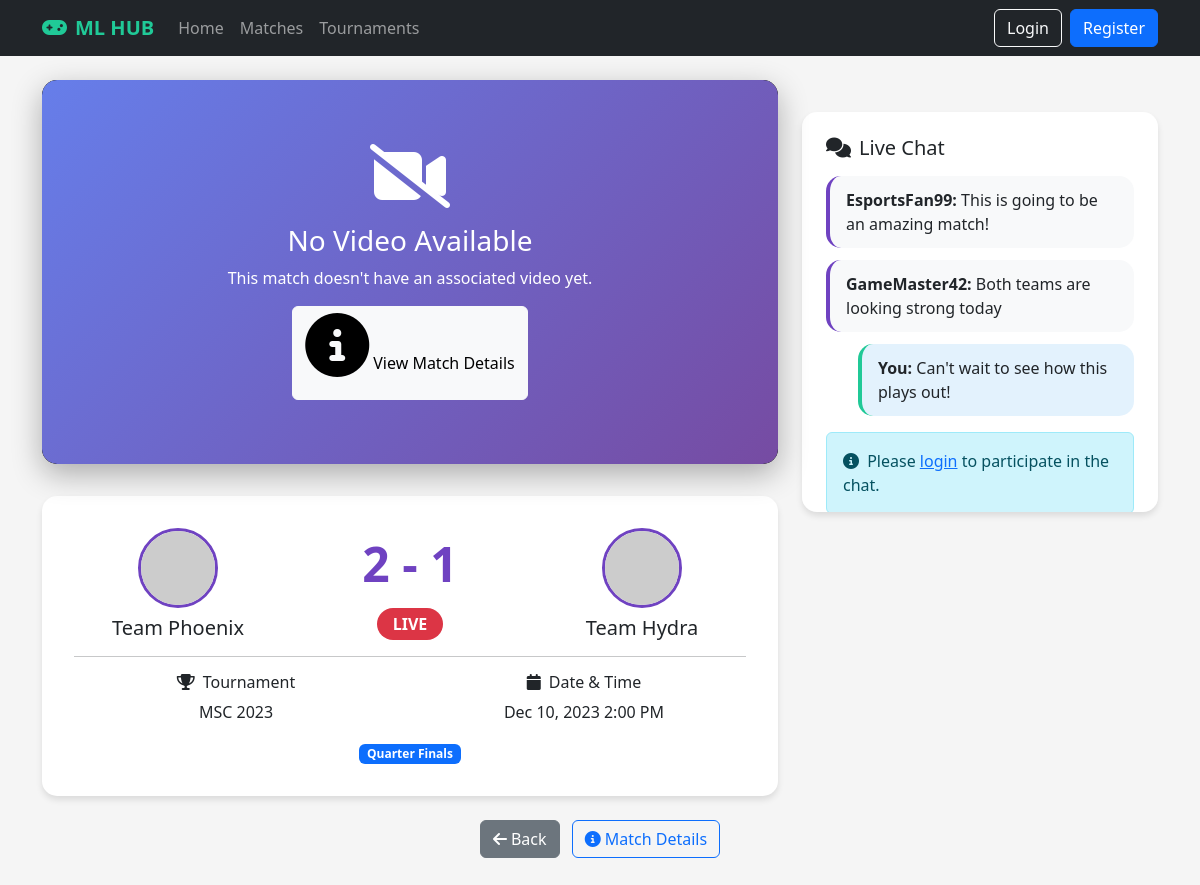
Page /watch.php?id=1 on the committed database.
### tables this page shows
CREATE TABLE IF NOT EXISTS matches (
    id INT AUTO_INCREMENT PRIMARY KEY,
    tournament_id INT NOT NULL,
    team1_id INT NOT NULL,
    team2_id INT NOT NULL,
    scheduled_time DATETIME NOT NULL,
    status ENUM('scheduled', 'live', 'completed', 'cancelled') DEFAULT 'scheduled',
    score_team1 INT DEFAULT 0,
    score_team2 INT DEFAULT 0,
    round VARCHAR(50),
    created_at TIMESTAMP DEFAULT CURRENT_TIMESTAMP,
    FOREIGN KEY (tournament_id) REFERENCES tournaments(id) ON DELETE CASCADE,
    FOREIGN KEY (team1_id) REFERENCES teams(id) ON DELETE CASCADE,
    FOREIGN KEY (team2_id) REFERENCES teams(id) ON DELETE CASCADE
);

CREATE TABLE IF NOT EXISTS teams (
    id INT AUTO_INCREMENT PRIMARY KEY,
    name VARCHAR(100) NOT NULL,
    description TEXT,
    logo_url VARCHAR(255),
    created_at TIMESTAMP DEFAULT CURRENT_TIMESTAMP
);

CREATE TABLE IF NOT EXISTS tournaments (
    id INT AUTO_INCREMENT PRIMARY KEY,
    name VARCHAR(100) NOT NULL,
    description TEXT,
    start_date DATE NOT NULL,
    end_date DATE NOT NULL,
    status ENUM('upcoming', 'ongoing', 'completed', 'cancelled') DEFAULT 'upcoming',
    bracket_type ENUM('single_elimination', 'double_elimination', 'swiss', 'round_robin') DEFAULT 'single_elimination',
    prize_pool DECIMAL(10,2),
    max_participants INT,
    entry_fee DECIMAL(10,2) DEFAULT 0.00,
    rules TEXT,
    stream_url VARCHAR(500),
    twitch_channel VARCHAR(100),
    youtube_channel VARCHAR(100),
    facebook_page VARCHAR(100),
    registration_deadline DATETIME,
    check_in_start DATETIME,
    check_in_end DATETIME,
    created_by INT NOT NULL,
    created_at TIMESTAMP DEFAULT CURRENT_TIMESTAMP,
    updated_at TIMESTAMP DEFAULT CURRENT_TIMESTAMP ON UPDATE CURRENT_TIMESTAMP,
    FOREIGN KEY (created_by) REFERENCES users(id) ON DELETE CASCADE
);

### watch.php (the view, shortened to what this page needs)
<?php
require_once 'config.php';
$isLoggedIn = isset($_SESSION['user_id']);
$userRole = $isLoggedIn ? $_SESSION['role'] : 'user';
$username = $isLoggedIn ? $_SESSION['username'] : '';
$matchId = isset($_GET['id']) ? (int)$_GET['id'] : 0;
try {
    $stmt = $pdo->prepare("
        SELECT m.*, t1.name as team1_name, t2.name as team2_name, tr.name as tournament_name
		FROM matches m
		JOIN teams t1 ON m.team1_id = t1.id
		JOIN teams t2 ON m.team2_id = t2.id
		JOIN tournaments tr ON m.tournament_id = tr.id
        WHERE m.id = ?
    ");
    $stmt->execute([$matchId]);
	$match = $stmt->fetch();
    function getYouTubeEmbedUrl($url) {
        if (empty($url)) return null;
        return null;
    }
    $embedUrl = getYouTubeEmbedUrl($match['video_url'] ?? '');
    $backUrl = 'matches.php';
    if (!empty($_SERVER['HTTP_REFERER'])) {
        $referer = $_SERVER['HTTP_REFERER'];
        $parsedRef = parse_url($referer);
        if (!empty($parsedRef['host']) && (!isset($_SERVER['HTTP_HOST']) || strcasecmp($parsedRef['host'], $_SERVER['HTTP_HOST']) === 0)) {
            $backUrl = $referer;
        }
    }
} catch (PDOException $e) {
    error_log('Watch page error: ' . $e->getMessage());
    header('Location: matches.php');
    exit();
}
?>
<!DOCTYPE html>
<html lang="en">
<head>
	<link href="https://cdn.jsdelivr.net/npm/bootstrap@5.3.0/dist/css/bootstrap.min.css" rel="stylesheet">
    <link rel="stylesheet" href="https://cdnjs.cloudflare.com/ajax/libs/font-awesome/6.4.0/css/all.min.css">
</head>
<body>
    <nav class="navbar navbar-expand-lg navbar-dark sticky-top">
		<div class="container">
            <a class="navbar-brand" href="index.php">
                <i class="fas fa-gamepad me-2"></i>ML HUB
            </a>
            <div class="collapse navbar-collapse" id="navbarNav">
                <ul class="navbar-nav me-auto">
                    <li class="nav-item">
                        <a class="nav-link" href="index.php">Home</a>
                    </li>
                    <li class="nav-item">
                        <a class="nav-link" href="matches.php">Matches</a>
                    </li>
                    <li class="nav-item">
                        <a class="nav-link" href="tournaments.php">Tournaments</a>
                    </li>
                </ul>
                <div class="d-flex align-items-center">
                    <?php if ($isLoggedIn): ?>
                        <div class="dropdown">
                            <a class="btn btn-outline-light dropdown-toggle" href="#" role="button" data-bs-toggle="dropdown">
                                <i class="fas fa-user me-1"></i> <?php echo htmlspecialchars($username); ?>
                            </a>
                            <ul class="dropdown-menu">
                                <li><a class="dropdown-item" href="profile.php">Profile</a></li>
                                <?php if ($userRole === 'admin' || $userRole === 'super_admin'): ?>
                                    <li><a class="dropdown-item" href="admin_dashboard.php">Admin Dashboard</a></li>
                                <?php elseif ($userRole === 'user'): ?>
                                    <li><a class="dropdown-item" href="user_dashboard.php">User Dashboard</a></li>
                                <?php endif; ?>
                                <li><hr class="dropdown-divider"></li>
                                <li><a class="dropdown-item" href="logout.php">Logout</a></li>
                            </ul>
                        </div>
                    <?php else: ?>
                        <a href="login.php" class="btn btn-outline-light me-2">Login</a>
                        <a href="register.php" class="btn btn-primary">Register</a>
                    <?php endif; ?>
                </div>
			</div>
		</div>
	</nav>
    <div class="container mt-4">
        <div class="row">
            <div class="col-lg-8">
                <div class="video-container">
                    <?php if ($embedUrl): ?>
                        <div class="video-wrapper">
                            <iframe src="<?php echo htmlspecialchars($embedUrl); ?>?rel=0&autoplay=1"
                                    allowfullscreen
                                    allow="accelerometer; autoplay; clipboard-write; encrypted-media; gyroscope; picture-in-picture">
                            </iframe>
                        </div>
                    <?php else: ?>
                        <div class="no-video">
                            <i class="fas fa-video-slash"></i>
                            <h3>No Video Available</h3>
                            <p>This match doesn't have an associated video yet.</p>
                            <a href="match_details.php?id=<?php echo $match['id']; ?>" class="btn btn-light">
                                <i class="fas fa-info-circle me-1"></i>View Match Details
                            </a>
                        </div>
                    <?php endif; ?>
                </div>
                <div class="match-info">
                    <div class="row align-items-center">
                        <div class="col-md-4 text-center">
                            <img src="https://placehold.co/80x80" class="team-logo mb-2" alt="<?php echo htmlspecialchars($match['team1_name']); ?>">
                            <h5 class="mb-0"><?php echo htmlspecialchars($match['team1_name']); ?></h5>
                        </div>
                        <div class="col-md-4 text-center">
                            <div class="score-display"><?php echo $match['score_team1'] . ' - ' . $match['score_team2']; ?></div>
                            <div class="mt-2">
                                <?php
                                $statusClass = '';
                                $statusText = '';
                                switch($match['status']) {
                                    case 'live':
                                        $statusClass = 'bg-danger live-indicator';
                                        $statusText = 'LIVE';
                                        break;
                                }
                                ?>
                                <span class="badge <?php echo $statusClass; ?> status-badge"><?php echo $statusText; ?></span>
                            </div>
                        </div>
                        <div class="col-md-4 text-center">
                            <img src="https://placehold.co/80x80" class="team-logo mb-2" alt="<?php echo htmlspecialchars($match['team2_name']); ?>">
                            <h5 class="mb-0"><?php echo htmlspecialchars($match['team2_name']); ?></h5>
                        </div>
                    </div>
                    <hr>
                    <div class="row text-center">
                        <div class="col-md-6">
                            <h6><i class="fas fa-trophy me-2"></i>Tournament</h6>
                            <p class="mb-0"><?php echo htmlspecialchars($match['tournament_name']); ?></p>
                        </div>
                        <div class="col-md-6">
                            <h6><i class="fas fa-calendar me-2"></i>Date & Time</h6>
                            <p class="mb-0"><?php echo date('M j, Y g:i A', strtotime($match['scheduled_time'])); ?></p>
                        </div>
                    </div>
                    <?php if (!empty($match['round'])): ?>
                    <div class="text-center mt-3">
                        <span class="badge bg-primary"><?php echo htmlspecialchars($match['round']); ?></span>
                    </div>
                    <?php endif; ?>
                </div>
            </div>
            <div class="col-lg-4">
                <div class="chat-container">
                    <h5 class="mb-3">
                        <i class="fas fa-comments me-2"></i>Live Chat
                    </h5>
                    <div id="chat-messages">
                        <div class="chat-message">
                            <strong>EsportsFan99:</strong> This is going to be an amazing match!
                        </div>
                        <div class="chat-message">
                            <strong>GameMaster42:</strong> Both teams are looking strong today
                        </div>
                        <div class="chat-message self">
                            <strong>You:</strong> Can't wait to see how this plays out!
                        </div>
                    </div>
                    <?php if ($isLoggedIn): ?>
                        <div class="input-group mt-3">
                            <input type="text" class="form-control" id="chat-input" placeholder="Type your message...">
                            <button class="btn btn-primary" type="button" id="send-message">
                                <i class="fas fa-paper-plane"></i>
                            </button>
                        </div>
                    <?php else: ?>
                        <div class="alert alert-info mt-3">
                            <i class="fas fa-info-circle me-1"></i>
                            Please <a href="login.php">login</a> to participate in the chat.
                        </div>
                    <?php endif; ?>
                </div>
            </div>
        </div>
        <div class="text-center mt-4">
            <a href="<?php echo htmlspecialchars($backUrl); ?>" class="btn btn-secondary me-2" onclick="if (window.history.length > 1) { history.back(); return false; }">
                <i class="fas fa-arrow-left me-1"></i>Back
            </a>
            <a href="match_details.php?id=<?php echo $match['id']; ?>" class="btn btn-outline-primary">
                <i class="fas fa-info-circle me-1"></i>Match Details
            </a>
		</div>
	</div>
</body>
</html>

### watch.php (style rules this page uses)
:root { --primary-color: #6f42c1; --secondary-color: #20c997; --dark-color: #212529; --light-color: #f8f9fa; }
body { font-family: 'Segoe UI', Tahoma, Geneva, Verdana, sans-serif; background-color: #f5f5f5; }
.navbar { background-color: var(--dark-color); }
.navbar-brand { font-weight: bold; color: var(--secondary-color) !important; }
.video-container { position: relative; width: 100%; background: #000; border-radius: 15px; overflow: hidden; box-shadow: 0 10px 30px rgba(0, 0, 0, 0.3); }
.match-info { background: white; border-radius: 15px; padding: 2rem; margin-top: 2rem; box-shadow: 0 4px 6px rgba(0, 0, 0, 0.1); }
.team-logo { width: 80px; height: 80px; object-fit: cover; border-radius: 50%; border: 3px solid var(--primary-color); }
.score-display { font-size: 3rem; font-weight: bold; color: var(--primary-color); text-align: center; }
.status-badge { font-size: 1rem; padding: 0.5rem 1rem; border-radius: 25px; }
.live-indicator { animation: pulse 2s infinite; }
.chat-container { background: white; border-radius: 15px; padding: 1.5rem; margin-top: 2rem; box-shadow: 0 4px 6px rgba(0, 0, 0, 0.1); height: 400px; overflow-y: auto; }
.chat-message { background: #f8f9fa; border-radius: 15px; padding: 0.75rem 1rem; margin-bottom: 0.75rem; border-left: 4px solid var(--primary-color); }
.chat-message.self { background: #e3f2fd; border-left-color: var(--secondary-color); margin-left: 2rem; }
.no-video { background: linear-gradient(135deg, #667eea 0%, #764ba2 100%); color: white; padding: 4rem 2rem; text-align: center; border-radius: 15px; }
.no-video i { font-size: 4rem; margin-bottom: 1rem; }

### rows in the picture
matches: team1.name "Team Phoenix", score_team1 "2", score_team2 "1", status "LIVE", team2.name "Team Hydra", tournament.name "MSC 2023", scheduled_time "Dec 10, 2023 2:00 PM", round "Quarter Finals"
